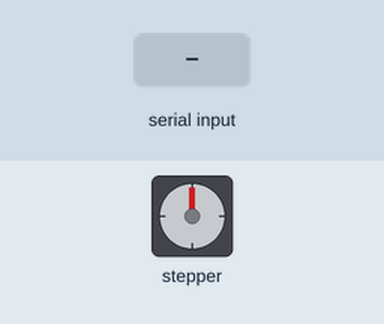
Recording of a sketch running on a simulated Arduino Uno, built with avr-gcc and run on an emulated ATmega328P. Shown: stepper motor. The inputs (shaded band) are chosen by the test bench. Stepper angles assume 200 steps per turn.

Above: at 1.2 s.
1.3 s: "90,45\n" received over Serial
At 1.45 s:
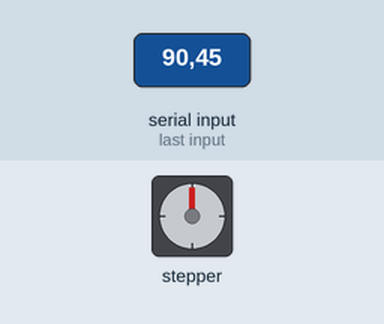
At 1.99 s:
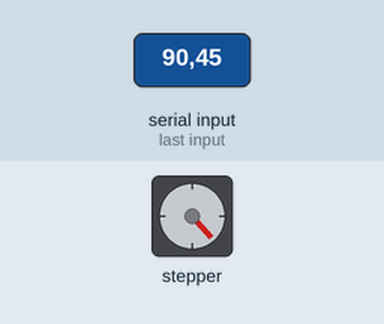
Timing chart, 0 to 16.3 s (numbered marks = the images above; inputs shaded):
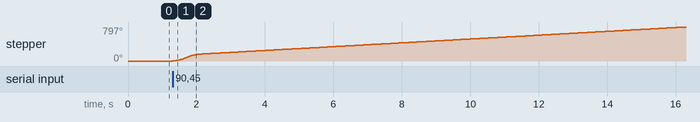

Measured:
- after the input at 1.3 s, stepper: keeps turning clockwise at about 53°/s, starting at once

The sketch:

ArduinoCode.ino
```cpp
#include <AccelStepper.h>

#define dirPin 2
#define stepPin 3
#define enPin 4

AccelStepper stepper(AccelStepper::FULL4WIRE, stepPin, dirPin);
int amplitudActual = 0;
int velocidadActual = 0;

void setup() {
  Serial.begin(9600);
  pinMode(enPin, OUTPUT);
  digitalWrite(enPin, LOW); // Habilitar el motor
  stepper.setMaxSpeed(1000); // Velocidad máxima del motor en pasos por segundo
  stepper.setAcceleration(500); // Aceleración del motor en pasos por segundo^2
}

void loop() {
  if (Serial.available() > 0) {
    String data = Serial.readStringUntil('\n');
    int nueva_amplitud = data.substring(0, data.indexOf(',')).toInt();
    int nueva_velocidad = data.substring(data.indexOf(',') + 1).toInt();

    // Actualizar la amplitud y velocidad actuales
    amplitudActual = nueva_amplitud;
    velocidadActual = nueva_velocidad;

    // Convertir valores de amplitud y velocidad a pasos por segundo
    float pasosPorVuelta = 200; // Cambiar según el tipo de motor paso a paso
    float pasosPorGrado = pasosPorVuelta / 360;
    float pasosPorSegundo = velocidadActual * pasosPorGrado;

    // Mover el motor a la nueva amplitud especificada
    stepper.moveTo(amplitudActual);
    while (stepper.distanceToGo() != 0) {
      stepper.run();
      delay(1);
    }

    // Mover el motor a velocidad constante
    stepper.setSpeed(pasosPorSegundo);
    while (true) {
      stepper.runSpeed();
    }

    // Enviar confirmación a Python de que los datos fueron recibidos y procesados correctamente
    Serial.println("Datos recibidos y procesados");
  }
}
```
